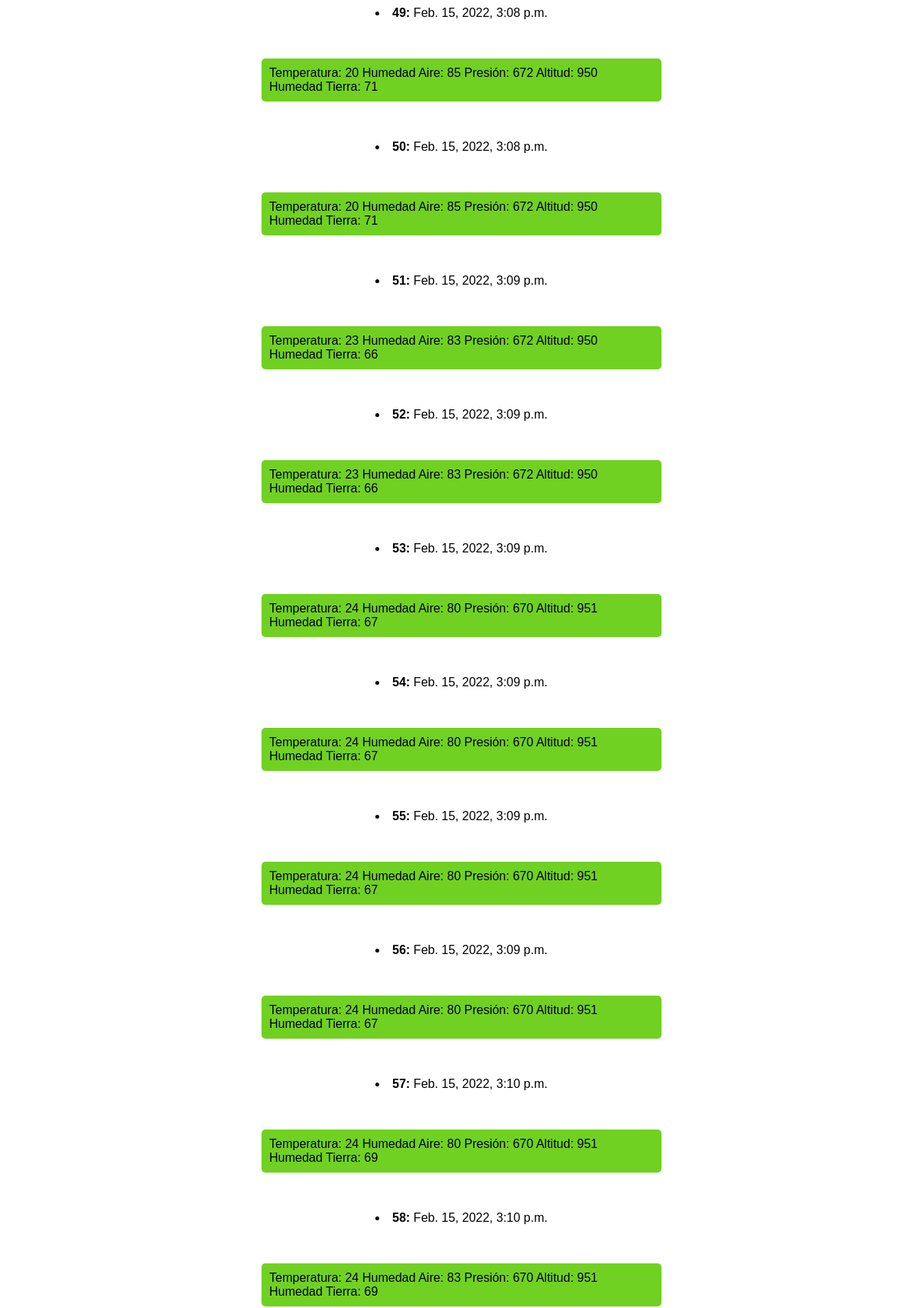
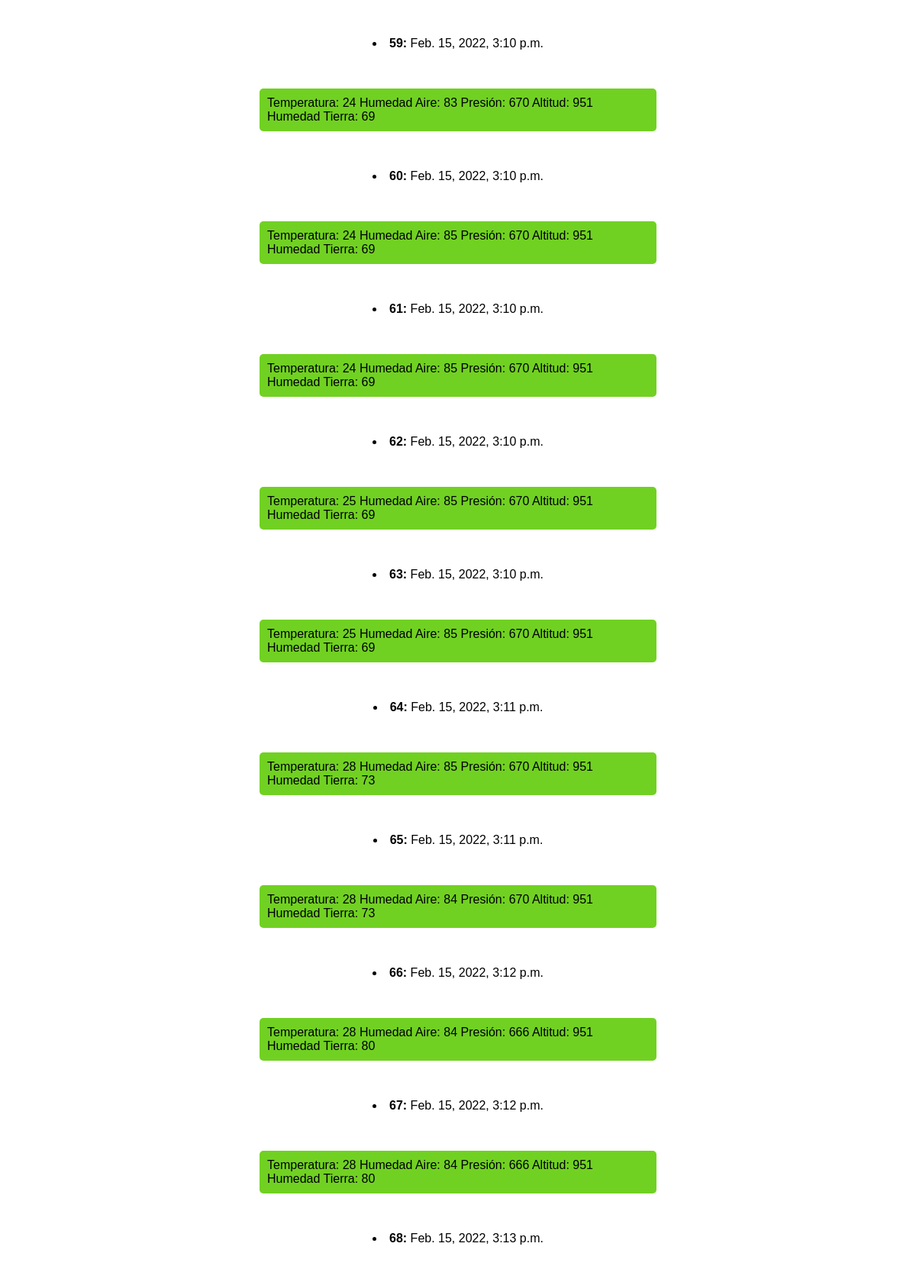
/housefts/ (upper part), run on the app's committed database (2 pictures, top to bottom).
### housefts/models.py (models this page shows)
class Enviroment(models.Model):
    date_now=models.DateTimeField()
    ground_humidity=models.CharField(max_length=20, default='DEFAULT VALUE')
    air_humidity=models.CharField(max_length=20, default='DEFAULT VALUE')
    temperature=models.CharField(max_length=20, default='DEFAULT VALUE')
    pressure=models.CharField(max_length=20, default='DEFAULT VALUE')
    altitude=models.CharField(max_length=20, default='DEFAULT VALUE')

### housefts/views.py (the view)
# urls.py: path('', views.index, name='index'),
def index(request):
    objects=Enviroment.objects.all()
    return render(request,'house/history.html',{'objects':objects})

### housefts/templates/house/history.html (shortened to what this page needs)
<!DOCTYPE html>
{% load static %}
<html>
<head>
    <link rel="stylesheet" href="{% static 'css/style.css' %}">
</head>
<body>
    <main class="main">
        {% for field in objects %}
            <li><b>{{ field.id }}:</b> {{ field.date_now}}</li>
            <div  class="container">
                <span>Temperatura: {{field.temperature}}</span>
                <span>Humedad Aire: {{field.air_humidity}}</span>
                <span>Presión: {{field.pressure}}</span>
                <span>Altitud: {{field.altitude}}</span>
                <span>Humedad Tierra: {{field.ground_humidity}}</span>
            </div>
        {% endfor %}
    </main>
</body>
</html>

### housefts/static/css/style.css (style rules this page uses)
html { background-color:white; font-family: Helvetica; }
.main { display:flex; justify-content: center; flex-direction: column; align-items: center; gap: 50px; }
.container { font-family:Helvetica; background-color:#71d122; border-radius:5px; width:500px; padding: 10px; }

### data on the page
Enviroment: id "49", date_now "Feb. 15, 2022, 3:08 p.m.", temperature "20", air_humidity "85", pressure "672", altitude "950", ground_humidity "71"
Enviroment: id "50", date_now "Feb. 15, 2022, 3:08 p.m.", temperature "20", air_humidity "85", pressure "672", altitude "950", ground_humidity "71"
Enviroment: id "51", date_now "Feb. 15, 2022, 3:09 p.m.", temperature "23", air_humidity "83", pressure "672", altitude "950", ground_humidity "66"
Enviroment: id "52", date_now "Feb. 15, 2022, 3:09 p.m.", temperature "23", air_humidity "83", pressure "672", altitude "950", ground_humidity "66"
Enviroment: id "53", date_now "Feb. 15, 2022, 3:09 p.m.", temperature "24", air_humidity "80", pressure "670", altitude "951", ground_humidity "67"
Enviroment: id "54", date_now "Feb. 15, 2022, 3:09 p.m.", temperature "24", air_humidity "80", pressure "670", altitude "951", ground_humidity "67"
Enviroment: id "55", date_now "Feb. 15, 2022, 3:09 p.m.", temperature "24", air_humidity "80", pressure "670", altitude "951", ground_humidity "67"
Enviroment: id "56", date_now "Feb. 15, 2022, 3:09 p.m.", temperature "24", air_humidity "80", pressure "670", altitude "951", ground_humidity "67"
Enviroment: id "57", date_now "Feb. 15, 2022, 3:10 p.m.", temperature "24", air_humidity "80", pressure "670", altitude "951", ground_humidity "69"
Enviroment: id "58", date_now "Feb. 15, 2022, 3:10 p.m.", temperature "24", air_humidity "83", pressure "670", altitude "951", ground_humidity "69"
Enviroment: id "59", date_now "Feb. 15, 2022, 3:10 p.m.", temperature "24", air_humidity "83", pressure "670", altitude "951", ground_humidity "69"
Enviroment: id "60", date_now "Feb. 15, 2022, 3:10 p.m.", temperature "24", air_humidity "85", pressure "670", altitude "951", ground_humidity "69"
Enviroment: id "61", date_now "Feb. 15, 2022, 3:10 p.m.", temperature "24", air_humidity "85", pressure "670", altitude "951", ground_humidity "69"
Enviroment: id "62", date_now "Feb. 15, 2022, 3:10 p.m.", temperature "25", air_humidity "85", pressure "670", altitude "951", ground_humidity "69"
Enviroment: id "63", date_now "Feb. 15, 2022, 3:10 p.m.", temperature "25", air_humidity "85", pressure "670", altitude "951", ground_humidity "69"
Enviroment: id "64", date_now "Feb. 15, 2022, 3:11 p.m.", temperature "28", air_humidity "85", pressure "670", altitude "951", ground_humidity "73"
Enviroment: id "65", date_now "Feb. 15, 2022, 3:11 p.m.", temperature "28", air_humidity "84", pressure "670", altitude "951", ground_humidity "73"
Enviroment: id "66", date_now "Feb. 15, 2022, 3:12 p.m.", temperature "28", air_humidity "84", pressure "666", altitude "951", ground_humidity "80"
Enviroment: id "67", date_now "Feb. 15, 2022, 3:12 p.m.", temperature "28", air_humidity "84", pressure "666", altitude "951", ground_humidity "80"
Enviroment: id "68", date_now "Feb. 15, 2022, 3:13 p.m."
